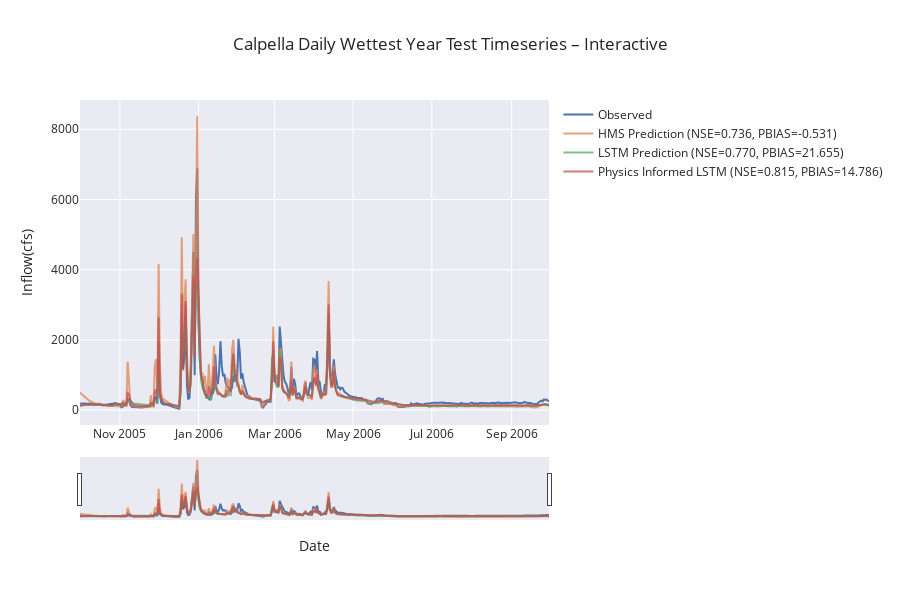

The notebook cell this image was saved under:
### Code cell
if not skip_best_model_test:
    plot_timeseries_comparison(source=(no_physics_test_csv, physics_test_csv, path_to_physics_data), title="Calpella Daily Wettest Year Test Timeseries – Interactive", backend="plotly", metrics=metric_list, start_date=wettest_start_test, end_date=wettest_end_test, metrics_out="calpella_daily_test_wet_metrics.csv", ts_out="calpella_daily_test_wet_combined_ts.csv", legend_font=12, axis_font=22)
else:
    plot_timeseries_comparison(source=combined_df, title="Calpella Daily Wettest Year Test Timeseries – Interactive", backend="plotly", metrics=metric_list, start_date=wettest_start_test, end_date=wettest_end_test, metrics_out="calpella_daily_test_wet_metrics.csv", ts_out="calpella_daily_test_wet_combined_ts.csv", legend_font=12, axis_font=22)

### Figure 1 — Plotly figure (JSON) as saved in the notebook; plotly's stock layout.template omitted (floating-point values rounded to 4 significant figures; data arrays with more than 128 entries replaced by an {"elided": "..."} marker saying what was removed)
{"data": [{"line": {"width": 2}, "mode": "lines", "name": "Observed", "type": "scatter", "x": {"elided": "365 str values"}, "y": {"elided": "365 float values"}}, {"line": {"width": 2}, "mode": "lines", "name": "HMS Prediction (NSE=0.736, PBIAS=-0.531)", "opacity": 0.75, "type": "scatter", "x": {"elided": "365 str values"}, "y": {"elided": "365 float values"}}, {"line": {"width": 2}, "mode": "lines", "name": "LSTM Prediction (NSE=0.770, PBIAS=21.655)", "opacity": 0.75, "type": "scatter", "x": {"elided": "365 str values"}, "y": {"elided": "365 float values"}}, {"line": {"width": 2}, "mode": "lines", "name": "Physics Informed LSTM (NSE=0.815, PBIAS=14.786)", "opacity": 0.75, "type": "scatter", "x": {"elided": "365 str values"}, "y": {"elided": "365 float values"}}], "layout": {"height": 600, "hovermode": "x unified", "legend": {"bgcolor": "rgba(0,0,0,0)", "font": {"size": 12}, "x": 1.02, "xanchor": "left", "y": 1, "yanchor": "top"}, "margin": {"r": 300}, "title": {"text": "Calpella Daily Wettest Year Test Timeseries – Interactive"}, "xaxis": {"rangeslider": {"visible": true}, "title": {"text": "Date"}, "type": "date"}, "yaxis": {"title": {"text": "Inflow(cfs)"}}}}
